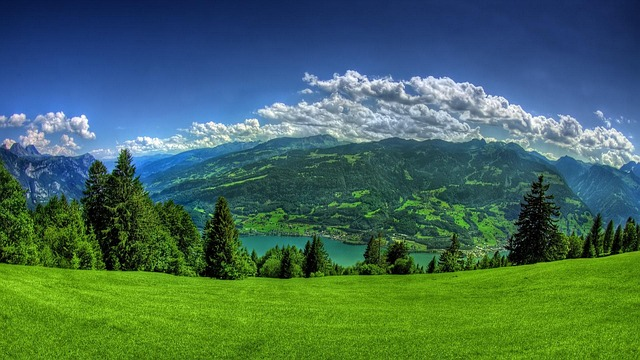
#> input picture week_3/nature.jpg, 640 x 360 px
$ jupyter execute main.ipynb
#> lines starting #> are read from the running program, lines starting #| are printed output that depends on the picture
[cell 1]
import cv2
import numpy as np
import matplotlib.pyplot as plt

[cell 2]
image = cv2.imread("nature.jpg")
#> image is the input picture: shape (360, 640, 3); mean B, G, R 88.6, 106.7, 67.9
print(image.shape)
#| (360, 640, 3)

trans_matrix = np.float32([[1,0,500],[0,1,250]])

translated_image = cv2.warpAffine(image, trans_matrix, (image.shape[1], image.shape[0]))
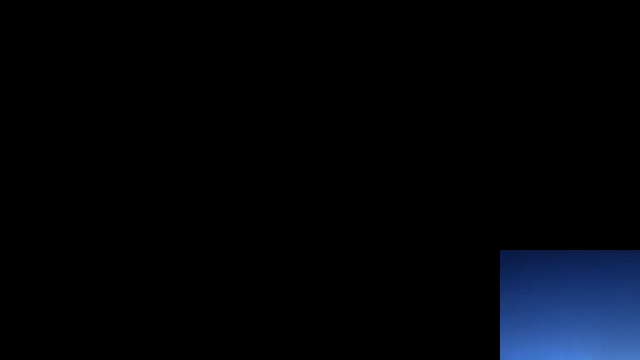
#> translated_image: shape (360, 640, 3); mean B, G, R 8.9, 4.5, 2.3
print(translated_image.shape)
#| (360, 640, 3)
plt.imshow(cv2.cvtColor(translated_image, cv2.COLOR_BGR2RGB))
plt.title("translated image")
plt.axis("off")

[cell 3]
(h, w) = image.shape[:2]
#> h = 360; w = 640
center = (w // 2, h // 2)
#> center = (320, 180)

rotation_matrix = cv2.getRotationMatrix2D(center, 90, 1.0)

rotated_image = cv2.warpAffine(image, rotation_matrix, (w, h))
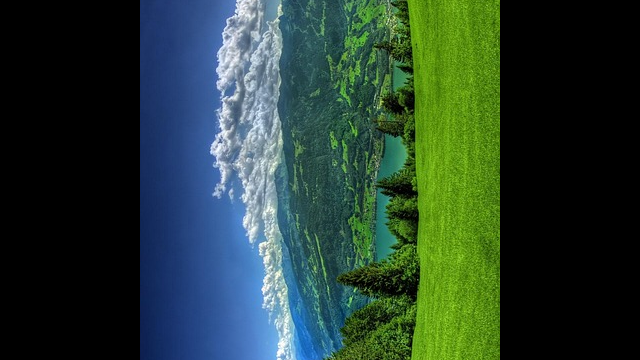
#> rotated_image: shape (360, 640, 3); mean B, G, R 50.3, 61.5, 38.8

print(translated_image.shape)
#| (360, 640, 3)
plt.imshow(cv2.cvtColor(rotated_image, cv2.COLOR_BGR2RGB))
plt.title("rotated image ")
plt.axis("off")

[cell 4]
Factor = 1.5

scaling_matrix = cv2.getRotationMatrix2D((0,0), 0, Factor)

scaling_image = cv2.warpAffine(image, scaling_matrix, (w, h))
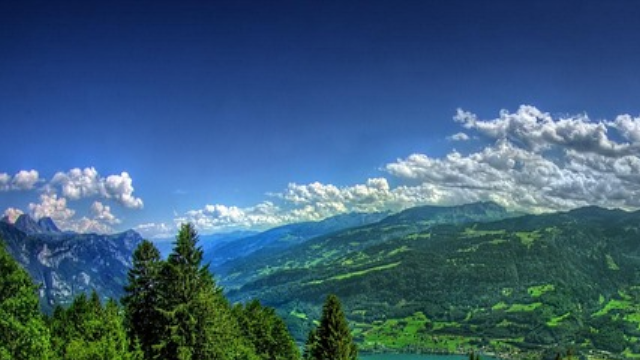
#> scaling_image: shape (360, 640, 3); mean B, G, R 121.4, 93.6, 59.2

print(translated_image.shape)
#| (360, 640, 3)
plt.imshow(cv2.cvtColor(scaling_image, cv2.COLOR_BGR2RGB))
plt.title("scaled image ")
plt.axis("off")

[cell 5]
m = 0.33
shearing_matrix = np.float32([[1,m,0],[0,1,0]])

sheared_image = cv2.warpAffine(image, shearing_matrix, (w, h))
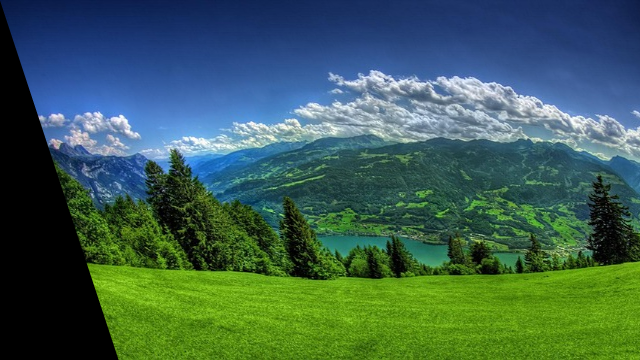
#> sheared_image: shape (360, 640, 3); mean B, G, R 82.5, 95.5, 60.9

plt.imshow(cv2.cvtColor(sheared_image, cv2.COLOR_BGR2RGB))
plt.title('Sheared Image (x-axis, factor)'+str(m)+')')
plt.axis('off')
plt.show()
